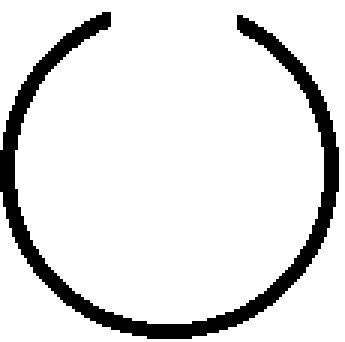
#> input picture img/mold1.png, 115 x 114 px (shown 3 times larger)
$ python matching.py
#> lines starting #> are read from the running program, lines starting #| are printed output that depends on the picture; after the words box and inside, x2 and y2 are one past the last pixel; in counts of white or black regions, pixels touching at a corner belong together
import cv2

bg = cv2.imread('img/mold1.png', cv2.IMREAD_GRAYSCALE)
#> bg: shape (114, 115); 88.7% white; 1 black region, box (x1, y1, x2, y2) and area: (0, 4, 113, 113) 1482
bg = cv2.resize(bg, (100, 100))
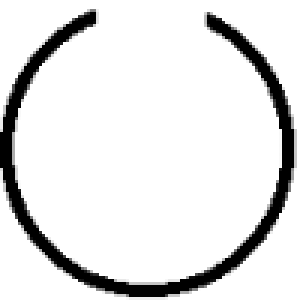
#> bg: shape (100, 100) (shown 3 times larger); min 0, max 255, mean 226.3
im = bg[0:33, 33:66]
#> im: shape (33, 33); every value is 255
w, h = im.shape[:2]
#> w = 33; h = 33

print(w, h)
#| 33 33
parts = [bg[0:33, 0:33], bg[0:33, 33:66], bg[0:33, 66:99],

        bg[33:66, 0:33], bg[33:66, 66:99],

        bg[66:99, 0:33], bg[66:99, 33:66], bg[66:99, 66:99]
]
crop = [[0,33,0,33], [0,33,33,66], [0,33,66,99],
        [33,66,0,33], [33,66,33,66],
        [66,99,0,33], [66,99,33,66],[66,99,66,99]
        ]
max = 0
y1, y2, x1, x2 = [None, None, None, None]

for i, part in enumerate(parts):
    res = cv2.matchTemplate(part, im, cv2.TM_CCORR) # Option "TM_CCORR" works well for detecting whole white background rather then TM_CCOEFF_NORMED or TM_SQDIFF_NORMED.
    for y in range(0, res.shape[0]):
        for x in range(0, res.shape[1]):
            if res[y,x] > max:
                max = res[y,x]
                y1, y2, x1, x2 = crop[i]
#> this loop made 8 passes
#> res on passes 1 to 8: [59314784], [70812232], [60262876], [61358360], [61430260], [59173264], [61429248], [59490736]
#> after the loop, max = 70812232; x1 = 33; x2 = 66; y1 = 0; y2 = 33
print(y1, y2, x1, x2)
#| 0 33 33 66

checked = cv2.cvtColor(bg, cv2.COLOR_GRAY2RGB)
checked = cv2.rectangle(checked, (x1, y1), (x2, y2), (0, 0, 255), 2)
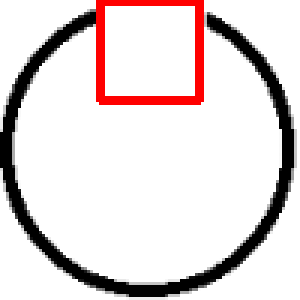
#> checked: shape (100, 100, 3) (shown 3 times larger); mean B, G, R 217.1, 217.1, 226.3
cv2.imshow("Matching result", checked)
cv2.imwrite("res.png", checked)

cv2.waitKey(0)
